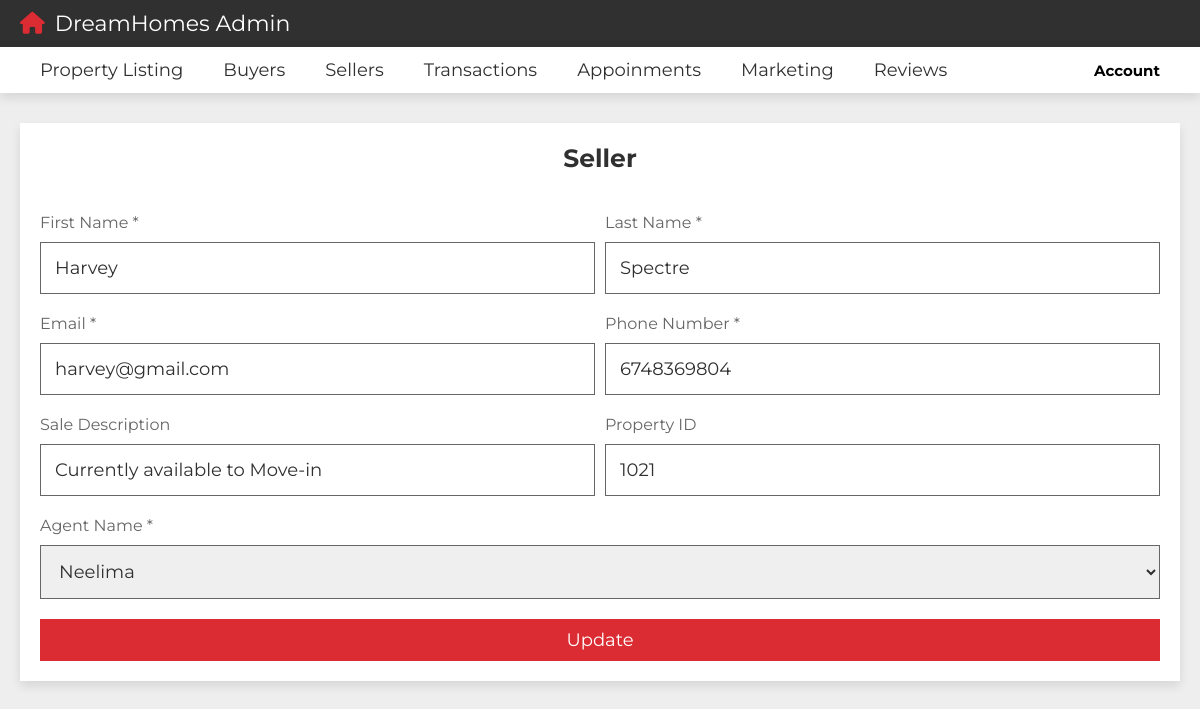
Screenshot of /project/admin_edit_seller.php?S_Id=2001 (signed in) with the database file from the repository.
### tables this page shows
CREATE TABLE `Seller` (
  `S_Id` int NOT NULL AUTO_INCREMENT,
  `First_Name` varchar(30) NOT NULL,
  `Last_Name` varchar(30) NOT NULL,
  `Email` varchar(45) NOT NULL,
  `Phone_Number` varchar(10) NOT NULL,
  `Sale_Description` varchar(200) DEFAULT NULL,
  `P_Id` int NOT NULL,
  `A_Id` int NOT NULL,
  PRIMARY KEY (`S_Id`,`A_Id`),
  KEY `fk_Sellar_Property1_idx` (`P_Id`),
  CONSTRAINT `fk_Sellar_Property1` FOREIGN KEY (`P_Id`) REFERENCES `Property` (`P_Id`)
);

### project/admin_edit_seller_form.php (the view, shortened to what this page needs)
<section class="filters" style="padding-bottom: 0;">
    <form action="" method="post">
        <h3>Seller</h3>
            <div class="flex">
                <div class="box">
                <p>First Name *</p>
                <input type="text" name="First_Name" required maxlength="50" placeholder="Enter First Name" class="input" value="<?php echo $row['First_Name']; ?>">
                </div>
                <div class="box">
                <p>Last Name *</p>
                <input type="text" name="Last_Name" required maxlength="50" placeholder="Enter Last Name" class="input" value="<?php echo $row['Last_Name']; ?>">
                </div>
                <div class="box">
                <p>Email *</p>
                <input type="text" name="Email" required maxlength="50" placeholder="Enter Email" class="input" value="<?php echo $row['Email']; ?>">
                </div>
                <div class="box">
                <p>Phone Number *</p>
                <input type="text" name="Phone_Number" required maxlength="50" placeholder="Enter Phone Number" class="input" value="<?php echo $row['Phone_Number']; ?>">
                </div>
                <div class="box">
                <p>Sale Description</p>
                <input type="text" name="Sale_Description" maxlength="50" placeholder="Enter the Preferences" class="input" value="<?php echo $row['Sale_Description']; ?>">
                </div>
                <div class="box">
                <p>Property ID</p>
                <input type="text" name="P_Id" maxlength="50" placeholder="Enter Property ID" class="input" value="<?php echo $row['P_Id']; ?>">
                </div>
                <div class="box">
                <p>Agent Name *</p>
                <select name="A_Id" class="input" required value="<?php echo $row['A_Id']; ?>">
                    <option value="5051">Neelima</option>
                </select>
                </div>
            </div>
        <input type="submit" value="Update" name="update" class="btn">
    </form>
</section>

### project/css/style.css (style rules this page uses)
:root { --main-color:#DA2C32; --light-color:#666; --light-bg:#eee; --white:#fff; --black:#303030; --border:.1rem solid var(--light-color); --box-shodow:0 .5rem 1rem rgba(0,0,0,.1); }
* { font-family: 'Montserrat', sans-serif; margin: 0; padding: 0; box-sizing: border-box; outline: none; border: none; text-decoration: none; }
html { font-size: 62.5%; overflow-x: hidden; scroll-behavior: smooth; scroll-padding-top: 10rem; }
body { background-color: var(--light-bg); }
section { padding: 3rem 2rem; max-width: 1200px; margin: 0 auto; }
.btn, .inline-btn { margin-top: 1rem; padding: 1rem 3rem; background-color: var(--main-color); color: var(--white); cursor: pointer; text-align: center; font-size: 1.8rem; text-transform: capitalize; }
.btn { display: block; width: 100%; }
.filters form { background-color: var(--white); box-shadow: var(--box-shodow); padding: 2rem; }
.filters form h3 { font-size: 2.5rem; padding-bottom: 2rem; color: var(--black); text-transform: capitalize; text-align: center; }
.filters form .flex { display: flex; gap: 1rem; flex-wrap: wrap; }
.filters form .flex .box { flex: 1 1 40rem; }
.filters form .flex .box .input { width: 100%; margin: 1rem 0; font-size: 1.8rem; color: var(--black); border: var(--border); padding: 1.4rem; }
.filters form .flex .box p { font-size: 1.6rem; color: var(--light-color); }
h3 { color: #333; font-size: 36px; margin-bottom: 20px; }

### rows the page displays
seller: First_Name "Harvey", Last_Name "Spectre", Email "harvey@gmail.com", Phone_Number "6748369804", Sale_Description "Currently available to Move-in", P_Id "1021", A_Id "Neelima"
